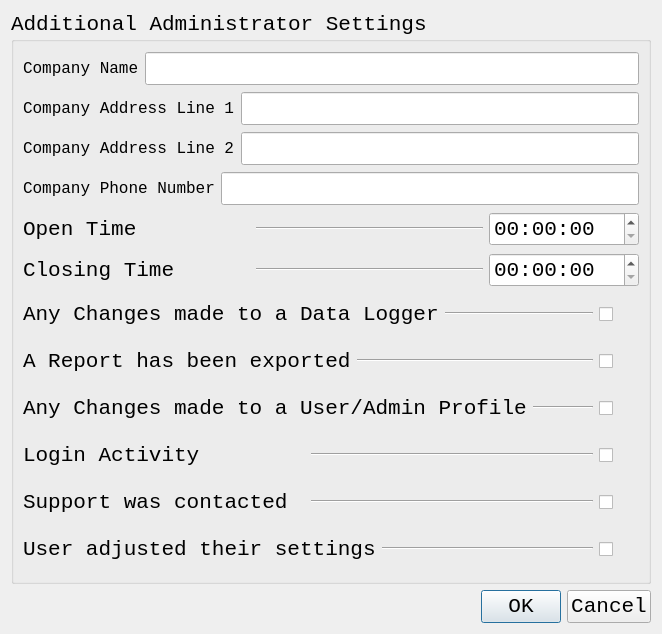
<?xml version="1.0" encoding="UTF-8"?>
<ui version="4.0">
 <class>AdditionalAdminSettingsDialog</class>
 <widget class="QDialog" name="AdditionalAdminSettingsDialog">
  <property name="geometry">
   <rect>
    <x>0</x>
    <y>0</y>
    <width>662</width>
    <height>634</height>
   </rect>
  </property>
  <property name="sizePolicy">
   <sizepolicy hsizetype="MinimumExpanding" vsizetype="MinimumExpanding">
    <horstretch>0</horstretch>
    <verstretch>0</verstretch>
   </sizepolicy>
  </property>
  <property name="font">
   <font>
    <family>Consolas</family>
    <pointsize>16</pointsize>
   </font>
  </property>
  <property name="windowTitle">
   <string>Dialog</string>
  </property>
  <layout class="QGridLayout" name="gridLayout">
   <item row="0" column="0">
    <widget class="QGroupBox" name="AdditionalAdminSettingsDialogGroupBox">
     <property name="title">
      <string>Additional Administrator Settings</string>
     </property>
     <layout class="QGridLayout" name="gridLayout_2">
      <item row="0" column="0">
       <layout class="QHBoxLayout" name="horizontalLayout_5">
        <item>
         <widget class="QLabel" name="labelAdditionalAdminSettingsDialogCompanyNameLabel">
          <property name="font">
           <font>
            <pointsize>12</pointsize>
           </font>
          </property>
          <property name="text">
           <string>Company Name</string>
          </property>
         </widget>
        </item>
        <item>
         <widget class="QLineEdit" name="AdditionalAdminSettingsDialogCompanyNameLineEdit"/>
        </item>
       </layout>
      </item>
      <item row="1" column="0">
       <layout class="QHBoxLayout" name="horizontalLayout_4">
        <item>
         <widget class="QLabel" name="AdditionalAdminSettingsDialogCompanyAddressLine1Label">
          <property name="font">
           <font>
            <pointsize>12</pointsize>
           </font>
          </property>
          <property name="text">
           <string>Company Address Line 1</string>
          </property>
         </widget>
        </item>
        <item>
         <widget class="QLineEdit" name="AdditionalAdminSettingsDialogCompanyAddressLine1LineEdit"/>
        </item>
       </layout>
      </item>
      <item row="2" column="0">
       <layout class="QHBoxLayout" name="horizontalLayout_3">
        <item>
         <widget class="QLabel" name="AdditionalAdminSettingsDialogCompanyAddressLine2Label">
          <property name="font">
           <font>
            <pointsize>12</pointsize>
           </font>
          </property>
          <property name="text">
           <string>Company Address Line 2</string>
          </property>
         </widget>
        </item>
        <item>
         <widget class="QLineEdit" name="AdditionalAdminSettingsDialogCompanyAddressLine2LineEdit"/>
        </item>
       </layout>
      </item>
      <item row="3" column="0">
       <layout class="QHBoxLayout" name="horizontalLayout_2">
        <item>
         <widget class="QLabel" name="AdditionalAdminSettingsDialogCompanyPhoneNumberLabel">
          <property name="font">
           <font>
            <pointsize>12</pointsize>
           </font>
          </property>
          <property name="text">
           <string>Company Phone Number</string>
          </property>
         </widget>
        </item>
        <item>
         <widget class="QLineEdit" name="AdditionalAdminSettingsDialogCompanyPhoneNumberLineEdit"/>
        </item>
       </layout>
      </item>
      <item row="4" column="0">
       <layout class="QHBoxLayout" name="horizontalLayout"/>
      </item>
      <item row="5" column="0">
       <layout class="QHBoxLayout" name="AdditionalAdminSettingsDialogOpenTimeHLayout">
        <item>
         <widget class="QLabel" name="AdditionalAdminSettingsDialogOpenTimeLabel">
          <property name="text">
           <string>Open Time</string>
          </property>
         </widget>
        </item>
        <item>
         <widget class="Line" name="AdditionalAdminSettingsDialogOpenTimeLine">
          <property name="orientation">
           <enum>Qt::Horizontal</enum>
          </property>
         </widget>
        </item>
        <item>
         <widget class="QTimeEdit" name="AdditionalAdminSettingsDialogOpenTimeTimeEdit">
          <property name="minimumSize">
           <size>
            <width>150</width>
            <height>0</height>
           </size>
          </property>
          <property name="maximumSize">
           <size>
            <width>150</width>
            <height>16777215</height>
           </size>
          </property>
         </widget>
        </item>
       </layout>
      </item>
      <item row="6" column="0">
       <layout class="QHBoxLayout" name="AdditionalAdminSettingsDialogClosingTimeHLayout">
        <item>
         <widget class="QLabel" name="AdditionalAdminSettingsDialogClosingTimeLabel">
          <property name="text">
           <string>Closing Time</string>
          </property>
         </widget>
        </item>
        <item>
         <widget class="Line" name="AdditionalAdminSettingsDialogClosingTimeLine">
          <property name="orientation">
           <enum>Qt::Horizontal</enum>
          </property>
         </widget>
        </item>
        <item>
         <widget class="QTimeEdit" name="AdditionalAdminSettingsDialogClosingTimeTimeEdit">
          <property name="minimumSize">
           <size>
            <width>150</width>
            <height>0</height>
           </size>
          </property>
          <property name="maximumSize">
           <size>
            <width>150</width>
            <height>16777215</height>
           </size>
          </property>
         </widget>
        </item>
       </layout>
      </item>
      <item row="7" column="0">
       <layout class="QHBoxLayout" name="AdditionalAdminSettingsDialogDataLoggerChangesHLayout">
        <item>
         <widget class="QLabel" name="AdditionalAdminSettingsDialogDataLoggerChangesLabel">
          <property name="text">
           <string>Any Changes made to a Data Logger</string>
          </property>
         </widget>
        </item>
        <item>
         <widget class="Line" name="AdditionalAdminSettingsDialogDataLoggerChangesLine">
          <property name="orientation">
           <enum>Qt::Horizontal</enum>
          </property>
         </widget>
        </item>
        <item>
         <widget class="QCheckBox" name="AdditionalAdminSettingsDialogDataLoggerChangesCheckBox">
          <property name="minimumSize">
           <size>
            <width>40</width>
            <height>40</height>
           </size>
          </property>
          <property name="maximumSize">
           <size>
            <width>40</width>
            <height>40</height>
           </size>
          </property>
          <property name="text">
           <string/>
          </property>
         </widget>
        </item>
       </layout>
      </item>
      <item row="8" column="0">
       <layout class="QHBoxLayout" name="AdditionalAdminSettingsDialogReportExportHLayout">
        <item>
         <widget class="QLabel" name="AdditionalAdminSettingsDialogReportExportLabel">
          <property name="text">
           <string>A Report has been exported</string>
          </property>
         </widget>
        </item>
        <item>
         <widget class="Line" name="AdditionalAdminSettingsDialogReportExportLine">
          <property name="orientation">
           <enum>Qt::Horizontal</enum>
          </property>
         </widget>
        </item>
        <item>
         <widget class="QCheckBox" name="AdditionalAdminSettingsDialogReportExportCheckBox">
          <property name="minimumSize">
           <size>
            <width>40</width>
            <height>40</height>
           </size>
          </property>
          <property name="maximumSize">
           <size>
            <width>40</width>
            <height>40</height>
           </size>
          </property>
          <property name="text">
           <string/>
          </property>
         </widget>
        </item>
       </layout>
      </item>
      <item row="9" column="0">
       <layout class="QHBoxLayout" name="AdditionalAdminSettingsDialogProfileChangesHLayout">
        <item>
         <widget class="QLabel" name="AdditionalAdminSettingsDialogProfileChangesLabel">
          <property name="text">
           <string>Any Changes made to a User/Admin Profile</string>
          </property>
         </widget>
        </item>
        <item>
         <widget class="Line" name="AdditionalAdminSettingsDialogProfileChangesLine">
          <property name="orientation">
           <enum>Qt::Horizontal</enum>
          </property>
         </widget>
        </item>
        <item>
         <widget class="QCheckBox" name="AdditionalAdminSettingsDialogProfileChangesCheckBox">
          <property name="minimumSize">
           <size>
            <width>40</width>
            <height>40</height>
           </size>
          </property>
          <property name="maximumSize">
           <size>
            <width>40</width>
            <height>40</height>
           </size>
          </property>
          <property name="text">
           <string/>
          </property>
         </widget>
        </item>
       </layout>
      </item>
      <item row="10" column="0">
       <layout class="QHBoxLayout" name="AdditionalAdminSettingsDialogLoginActivityHLayout">
        <item>
         <widget class="QLabel" name="AdditionalAdminSettingsDialogLoginActivityLabel">
          <property name="text">
           <string>Login Activity</string>
          </property>
         </widget>
        </item>
        <item>
         <widget class="Line" name="line_6AdditionalAdminSettingsDialogLoginActivityLine">
          <property name="orientation">
           <enum>Qt::Horizontal</enum>
          </property>
         </widget>
        </item>
        <item>
         <widget class="QCheckBox" name="AdditionalAdminSettingsDialogLoginActivityCheckBox">
          <property name="minimumSize">
           <size>
            <width>40</width>
            <height>40</height>
           </size>
          </property>
          <property name="maximumSize">
           <size>
            <width>40</width>
            <height>40</height>
           </size>
          </property>
          <property name="text">
           <string/>
          </property>
         </widget>
        </item>
       </layout>
      </item>
      <item row="11" column="0">
       <layout class="QHBoxLayout" name="AdditionalAdminSettingsDialogSupportContactedHLayout">
        <item>
         <widget class="QLabel" name="AdditionalAdminSettingsDialogSupportContactedLabel">
          <property name="text">
           <string>Support was contacted</string>
          </property>
         </widget>
        </item>
        <item>
         <widget class="Line" name="AdditionalAdminSettingsDialogSupportContactedLine">
          <property name="orientation">
           <enum>Qt::Horizontal</enum>
          </property>
         </widget>
        </item>
        <item>
         <widget class="QCheckBox" name="AdditionalAdminSettingsDialogSupportContactedCheckBox">
          <property name="minimumSize">
           <size>
            <width>40</width>
            <height>40</height>
           </size>
          </property>
          <property name="maximumSize">
           <size>
            <width>40</width>
            <height>40</height>
           </size>
          </property>
          <property name="text">
           <string/>
          </property>
         </widget>
        </item>
       </layout>
      </item>
      <item row="12" column="0">
       <layout class="QHBoxLayout" name="AdditionalAdminSettingsDialogUserAdjustedSettingsHLayout">
        <item>
         <widget class="QLabel" name="AdditionalAdminSettingsDialogUserAdjustedSettingsLabel">
          <property name="text">
           <string>User adjusted their settings</string>
          </property>
         </widget>
        </item>
        <item>
         <widget class="Line" name="AdditionalAdminSettingsDialogUserAdjustedSettingsLine">
          <property name="orientation">
           <enum>Qt::Horizontal</enum>
          </property>
         </widget>
        </item>
        <item>
         <widget class="QCheckBox" name="AdditionalAdminSettingsDialogUserAdjustedSettingsCheckBox">
          <property name="minimumSize">
           <size>
            <width>40</width>
            <height>40</height>
           </size>
          </property>
          <property name="maximumSize">
           <size>
            <width>40</width>
            <height>40</height>
           </size>
          </property>
          <property name="text">
           <string/>
          </property>
         </widget>
        </item>
       </layout>
      </item>
     </layout>
    </widget>
   </item>
   <item row="1" column="0">
    <widget class="QDialogButtonBox" name="AdditionalAdminSettingsDialogButtonBox">
     <property name="standardButtons">
      <set>QDialogButtonBox::Cancel|QDialogButtonBox::Ok</set>
     </property>
    </widget>
   </item>
  </layout>
 </widget>
 <resources/>
 <connections/>
</ui>
